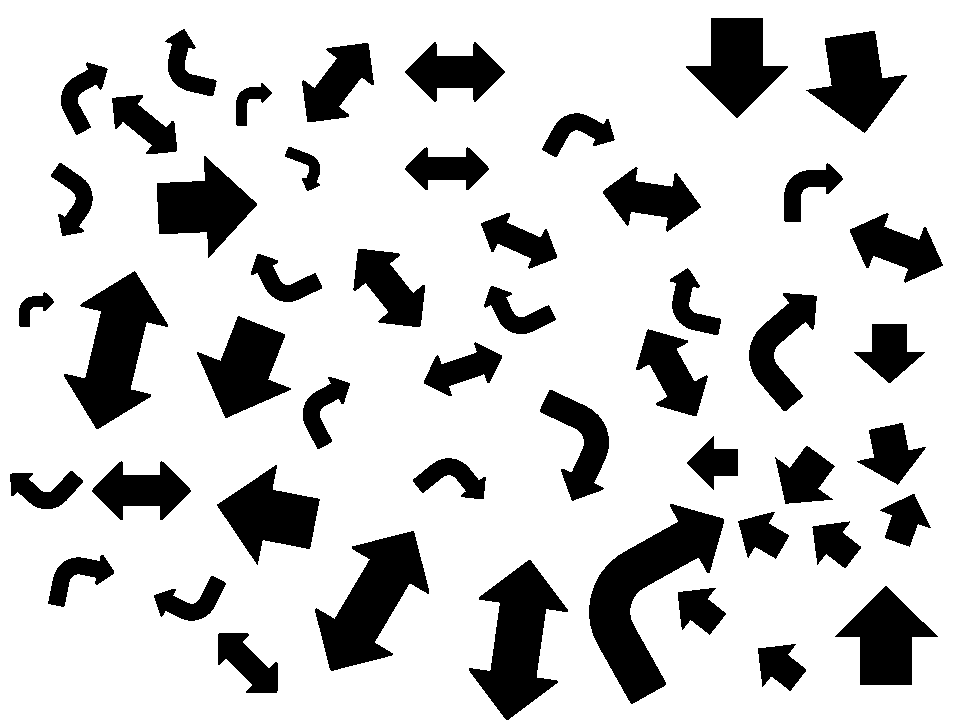
%> input picture flechastest.bmp, 967 x 725 px
$ octave --eval "result = cuentaCromo(imread('flechastest.bmp'));"   (GNU Octave 9; MATLAB toolbox functions it lacks are replaced by stand-ins)
%> lines starting %> are read from the running program, lines starting %| are printed output that depends on the picture; in (x1, y1, x2, y2) boxes, pixels count from 0 and x2, y2 are one past the last pixel; in counts of white or black regions, pixels touching at a corner belong together; the program's own positions count from 1
function [ n,boundary ] = cuentaCromo( IM )
%UNTITLED2 Summary of this function goes here
%   Detailed explanation goes here
A=im2bw(IM,0.5);
%> A: size 725x967 logical; 80.1% white; 49 black regions, largest, box (x1, y1, x2, y2) and area: (589, 504, 724, 704) 10192, (315, 531, 429, 671) 7668, (64, 271, 168, 429) 7667
%subplot(2,2,1);imshow(~A);
%Elemento Estructurante
B=[0 1 0;1 1 1;0 1 0];
%Dilataci髇 2 veces
IM2=imdilate(~A,B);IM2=imdilate(IM2,B);
%> after `IM2=imdilate(~A,B)`:
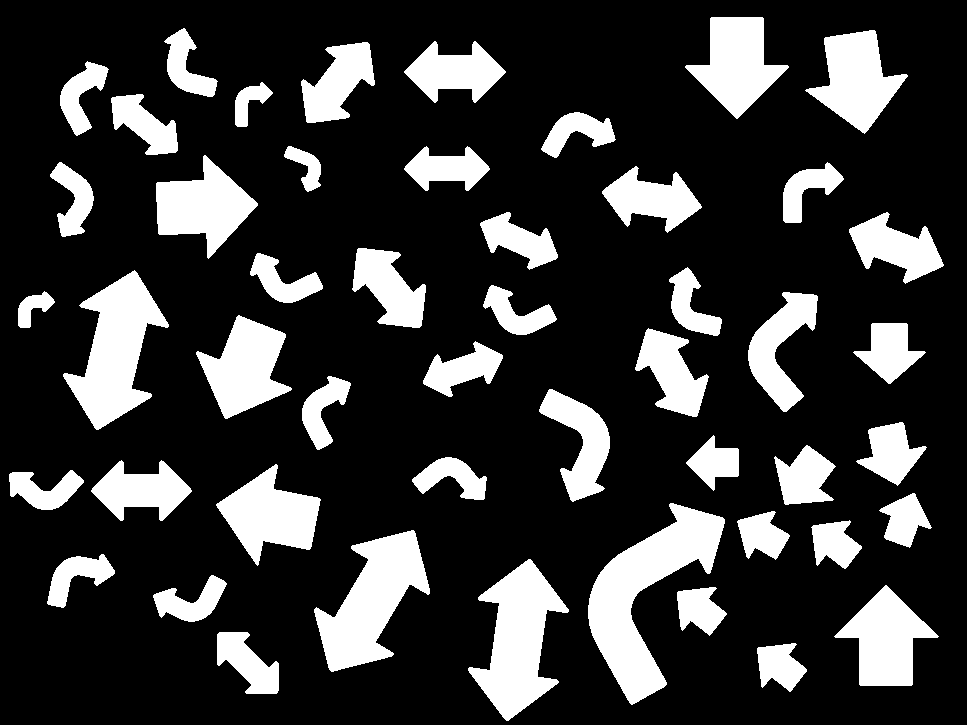
%> IM2: size 725x967 logical; 21.5% white; 49 white regions, largest, box (x1, y1, x2, y2) and area: (588, 503, 725, 705) 10732, (314, 530, 430, 672) 8113, (63, 270, 169, 430) 8106
%> after `IM2=imdilate(IM2,B)`:
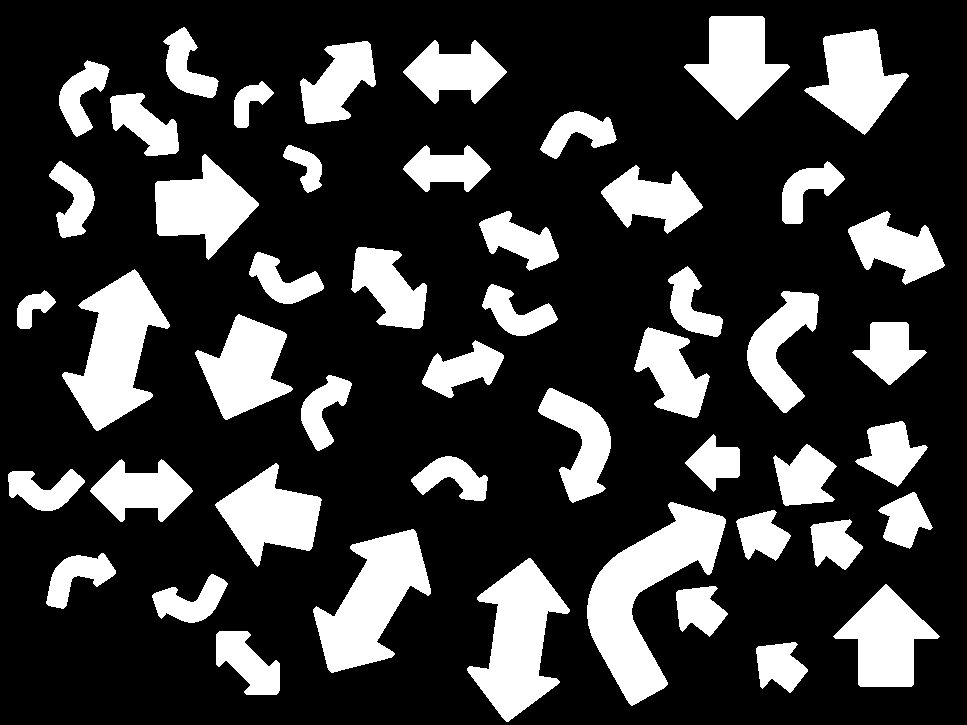
%> IM2: size 725x967 logical; 23.2% white; 49 white regions, largest, box (x1, y1, x2, y2) and area: (587, 502, 726, 706) 11276, (313, 529, 431, 673) 8560, (62, 269, 170, 431) 8547
%subplot(2,2,2);imshow(IM2);
%Cuenta las regiones
Im_label=bwlabel(IM2,8);
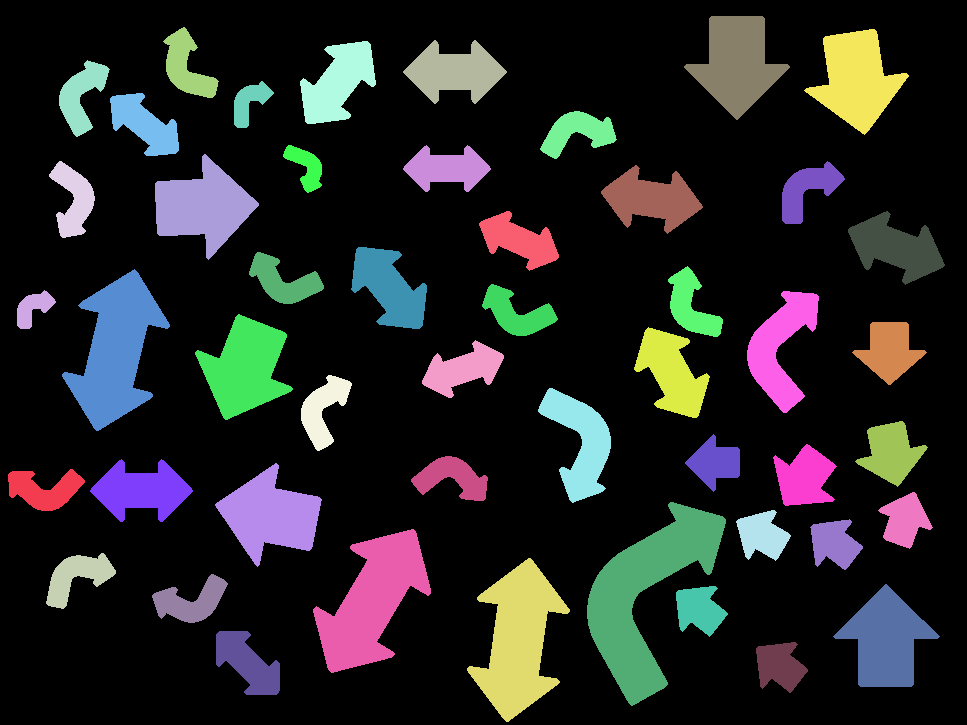
%> Im_label: size 725x967 double; 50 distinct labels, from 0 to 49; one colour per label, 0 black
n=max(max(Im_label));
%> n = 49
display(n,'El numero de cromosomas es: ');
%| 49
%Da bordes a las regiones
boundary=bwperim(~IM2);
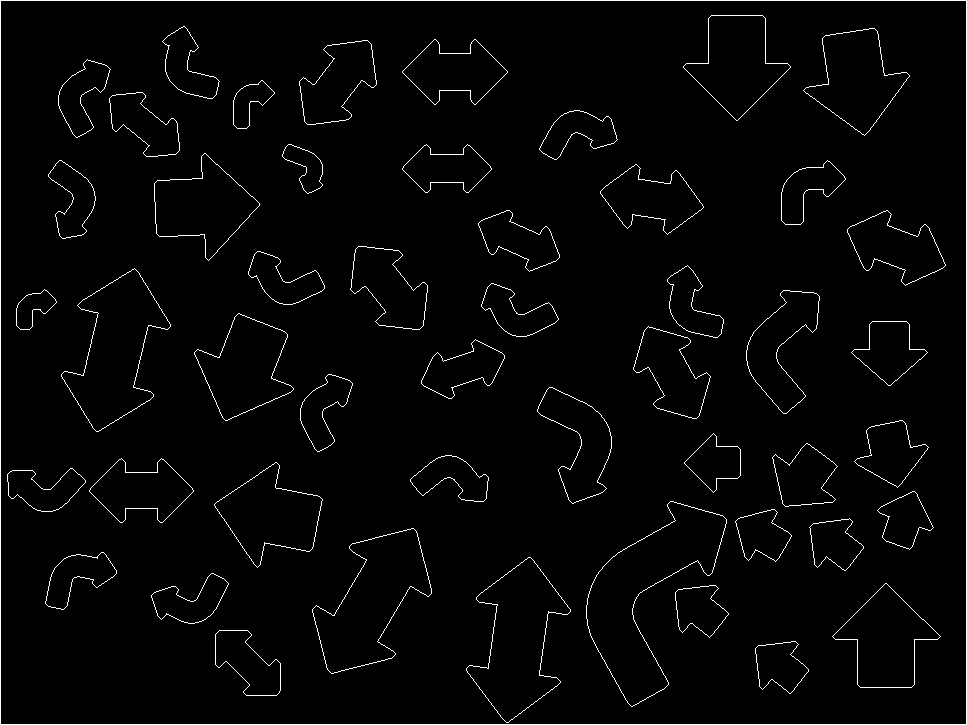
%> boundary: size 725x967 logical; 2.2% white in thin lines or dots

end

$ run again, on 123.bmp
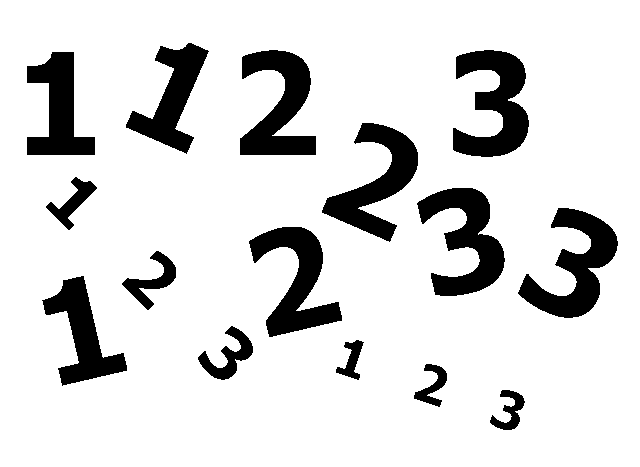
%> input picture 123.bmp, 640 x 467 px
%> A: size 467x640 logical; 85.8% white; 15 black regions, largest, box (x1, y1, x2, y2) and area: (453, 50, 529, 157) 4592, (518, 208, 618, 318) 4591, (417, 188, 505, 296) 4552
%> IM2: size 467x640 logical; 15.8% white; 15 white regions, largest, box (x1, y1, x2, y2) and area: (452, 49, 530, 158) 5052, (517, 207, 619, 319) 5031, (416, 187, 506, 297) 5008
%> IM2: size 467x640 logical; 17.4% white; 15 white regions, largest, box (x1, y1, x2, y2) and area: (451, 48, 531, 159) 5512, (516, 206, 620, 320) 5473, (415, 186, 507, 298) 5464
%> in cuentaCromo, `Im_label=bwlabel(IM2,8);`:
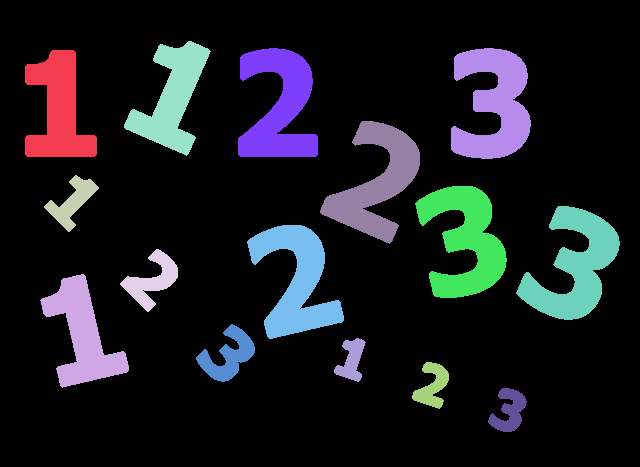
%> Im_label: size 467x640 double; 16 distinct labels, from 0 to 15; one colour per label, 0 black
%> n = 15
%| 15
%> in cuentaCromo, `boundary=bwperim(~IM2);`:
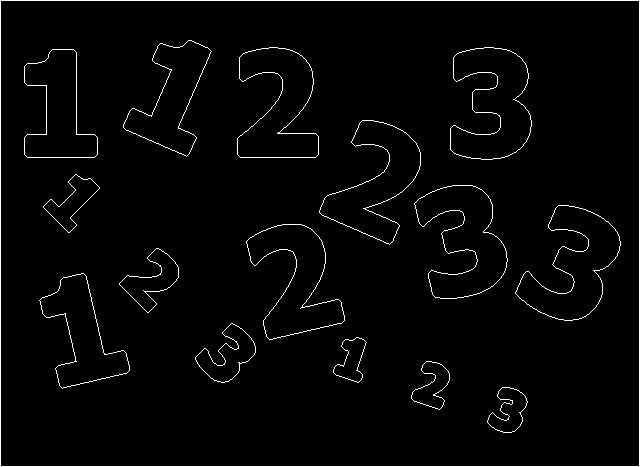
%> boundary: size 467x640 logical; 2.3% white in thin lines or dots

$ run again, on flechas.bmp
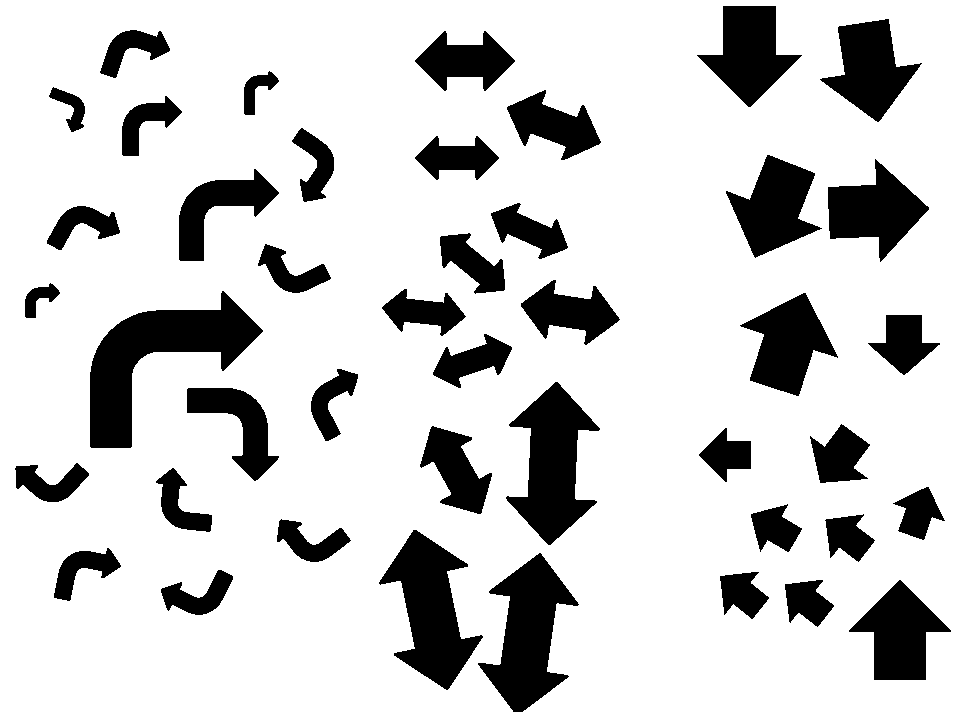
%> input picture flechas.bmp, 980 x 712 px
%> A: size 712x980 logical; 81.8% white; 43 black regions, largest, box (x1, y1, x2, y2) and area: (90, 291, 263, 448) 10424, (506, 382, 600, 545) 7822, (379, 530, 483, 690) 7811
%> IM2: size 712x980 logical; 19.7% white; 43 white regions, largest, box (x1, y1, x2, y2) and area: (89, 290, 264, 449) 10982, (378, 529, 484, 691) 8252, (505, 381, 601, 546) 8242
%> IM2: size 712x980 logical; 21.2% white; 43 white regions, largest, box (x1, y1, x2, y2) and area: (88, 289, 265, 450) 11542, (377, 528, 485, 692) 8693, (504, 380, 602, 547) 8663
%> in cuentaCromo, `Im_label=bwlabel(IM2,8);`:
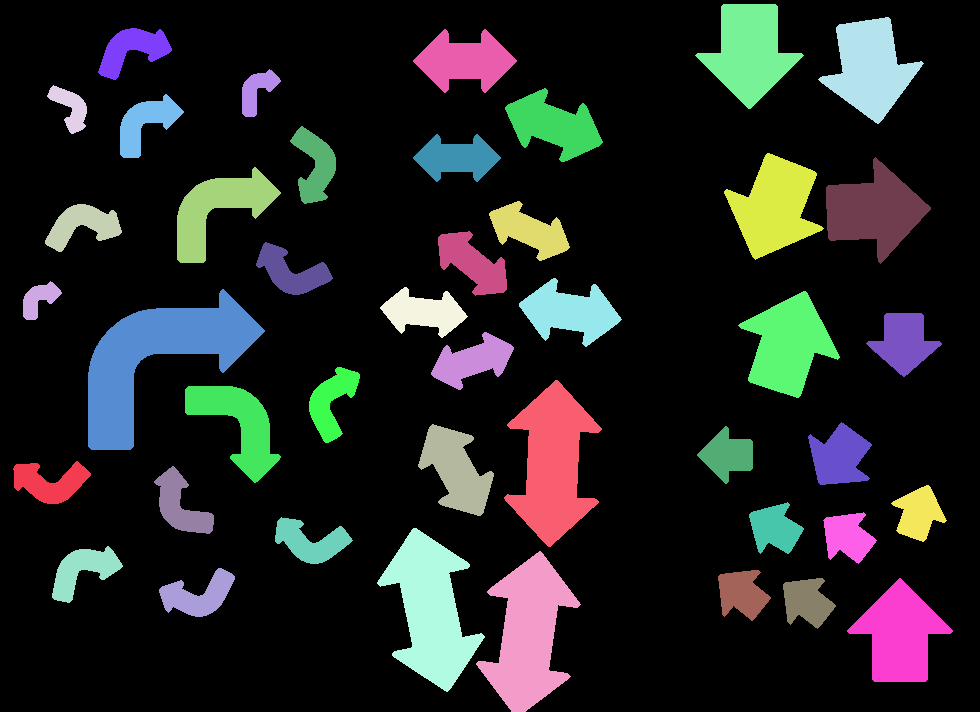
%> Im_label: size 712x980 double; 44 distinct labels, from 0 to 43; one colour per label, 0 black
%> n = 43
%| 43
%> in cuentaCromo, `boundary=bwperim(~IM2);`:
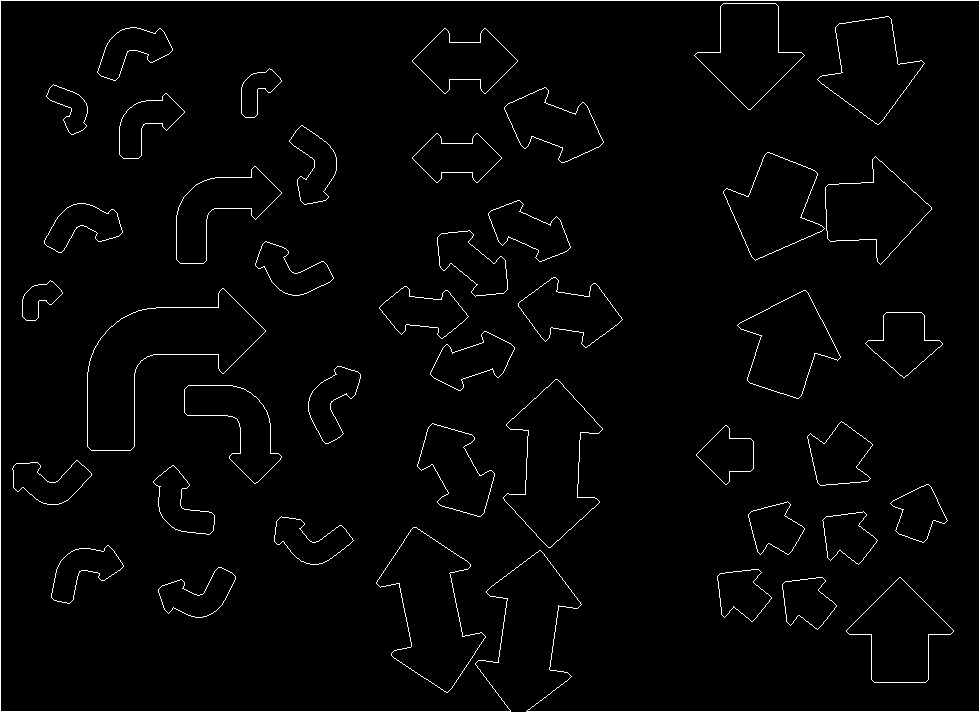
%> boundary: size 712x980 logical; 2% white in thin lines or dots
